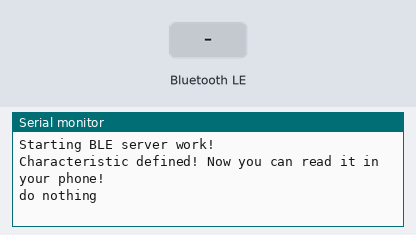
A sketch run on a simulated ESP32. Parts: the last lines printed to the serial monitor. Inputs (shaded band) come from the test bench. Nothing arrives over Bluetooth unless stated; a phone connects over Bluetooth LE 3 s after start.

Above: at 11.2 s.
11.3 s: Bluetooth LE write "1" received
At 12.0 s:
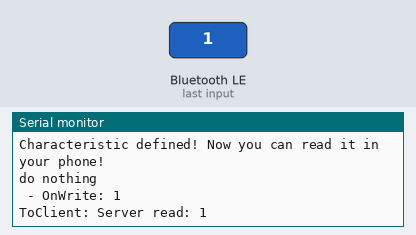
12.8 s: Bluetooth LE write "0" received
At 12.96 s:
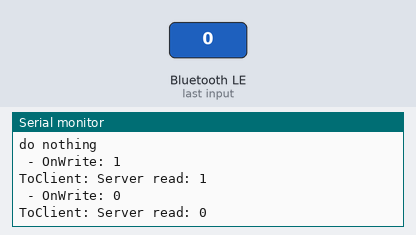
14.5 s: Bluetooth LE write "2" received
At 14.9 s:
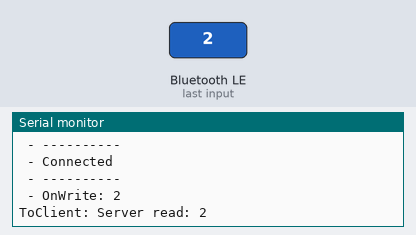

The sketch:

BLE_server.ino
```cpp
#include <BLEDevice.h>
#include <BLEUtils.h>
#include <BLEServer.h>
#include <string.h>

#define SERVICE_UUID        "4fafc201-1fb5-459e-8fcc-c5c9c331914b"
#define CHARACTERISTIC_UUID "beb5483e-36e1-4688-b7f5-ea07361b26a8"
String  v ;
#define choice 1 //choice 1 = car choice 2 = gun
const char *left = "left";
const char *right = "right";
const char *forward = "forward";
const char *backward = "backward";
const char *shoot = "shoot";
const char *notyet = "notyet";
BLEServer* pServer;
BLEService* pService;
BLECharacteristic* pCharacteristic;
std::string Msg = "Hello World!";


void bluetooth();
void docommand();

class MyCharacteristicCallback : public BLECharacteristicCallbacks
{
    void onWrite(BLECharacteristic* pCharacteristic)
    {
      const char* value = pCharacteristic->getValue().c_str();
      String str = value;
      v = value;
      if (true)
      {
        Serial.print(" - OnWrite: ");
        Serial.println(str);
        String reply = "ToClient: Server read: " + v ;
        const char* charReply = reply.c_str();
        pCharacteristic->setValue(charReply);
        Serial.println(charReply);
      }
      else
      {
        Serial.print(" - Unexpected data: ");
        Serial.println(str);
      }
    }

    void onNotify(BLECharacteristic* pCharacteristic)
    {
      Serial.print(" - OnNotify: ");
      Serial.println(pCharacteristic->getValue().c_str());
    }
};

class MyBLEServerCallbacks : public BLEServerCallbacks
{
    void onConnect(BLEServer* pServer)
    {
      Serial.println(" - ----------");
      Serial.println(" - Connected");
      Serial.println(" - ----------");
    }

    void onDisconnect(BLEServer* pServer)
    {
      Serial.println(" - ----------");
      Serial.println(" - Disconnected");
      Serial.println(" - ----------");
      ESP.restart();
    }
};
void bluetooth() {
  Serial.begin(115200);
  Serial.println("Starting BLE server work!");
  delay(10000);

  BLEDevice::init("Long name works now");
  pServer = BLEDevice::createServer();
  pService = pServer->createService(SERVICE_UUID);
  pServer->setCallbacks(new MyBLEServerCallbacks());
  pCharacteristic = pService->createCharacteristic(
                      CHARACTERISTIC_UUID,
                      BLECharacteristic::PROPERTY_READ |
                      BLECharacteristic::PROPERTY_WRITE
                    );
  pCharacteristic->setValue(Msg);
  pCharacteristic->setCallbacks(new MyCharacteristicCallback());
  pService->start();
  BLEAdvertising* pAdvertising = BLEDevice::getAdvertising();
  pAdvertising->addServiceUUID(SERVICE_UUID);
  pAdvertising->setScanResponse(true);
  pAdvertising->setMinPreferred(0x06);  // functions that help with iPhone connections issue
  pAdvertising->setMinPreferred(0x12);
  BLEDevice::startAdvertising();
  Serial.println("Characteristic defined! Now you can read it in your phone!");

}

void setup()
{
  bluetooth();

}

void loop()
{
if (choice == 1){
  const char *tmp1 = v.c_str();
  while (1) {

    if ((strcmp(tmp1 , left)) == 0) {
      Serial.println("left!\n");
      digitalWrite(16 , HIGH);
      delay(1000);
      digitalWrite(16, LOW);
    }
    else if ((strcmp(tmp1 , right)) == 0) {
      Serial.println("right!\n");
      digitalWrite(17, HIGH);
      delay(1000);
      digitalWrite(17, LOW);
    }
    else if ((strcmp(tmp1 , forward)) == 0) {
      Serial.println("forward!\n");
      digitalWrite(18, HIGH);
      delay(1000);
      digitalWrite(18, LOW);
    }
    else if ((strcmp(tmp1 , backward)) == 0) {
      Serial.println("backward!\n");
      digitalWrite(19, HIGH);
      delay(1000);
      digitalWrite(19, LOW);
    }
    else if ((strcmp(tmp1 , notyet)) == 0) {
      Serial.println("haven't receive any message!\n");
      delay(1000);
    }
    else {
      printf("do nothing\n");
      delay(5000);
    }
    tmp1 = "notyet";
  }}
  /*
if(choice == 2){
  const char *tmp1 = v.c_str();
  while (1) {
    if ((strcmp(tmp1 , left)) == 0) {
      Serial.println("left!\n");
      digitalWrite(16 , HIGH);
      delay(1000);
      digitalWrite(16, LOW);
    }
    else if ((strcmp(tmp1 , right)) == 0) {
      Serial.println("right!\n");
      digitalWrite(17, HIGH);
      delay(1000);
      digitalWrite(17, LOW);
    }
    else if ((strcmp(tmp1 , forward)) == 0) {
      Serial.println("up!\n");
      digitalWrite(18, HIGH);
      delay(1000);
      digitalWrite(18, LOW);
    }
    else if ((strcmp(tmp1 , down)) == 0) {
      Serial.println("backward!\n");
      digitalWrite(19, HIGH);
      delay(1000);
      digitalWrite(19, LOW);
    }
    else if ((strcmp(tmp1 , shoot)) == 0) {
      Serial.println("shoot!\n");
      digitalWrite(21, HIGH);
      delay(1000);
      digitalWrite(21, LOW);
    }
    else if ((strcmp(tmp1 , notyet)) == 0) {
      Serial.println("haven't receive any message!\n");
      delay(1000);
    }
    else {
      printf("do nothing\n");
      delay(5000);
    }
    tmp1 = "notyet";
  }}
  */
}
```

Measured:
- after the input at 11.3 s, the serial monitor: prints a new line at once (image 1)
- after the input at 12.8 s, the serial monitor: prints a new line at once (image 2)
- after the input at 14.5 s, the serial monitor: prints a new line at once (image 3)
